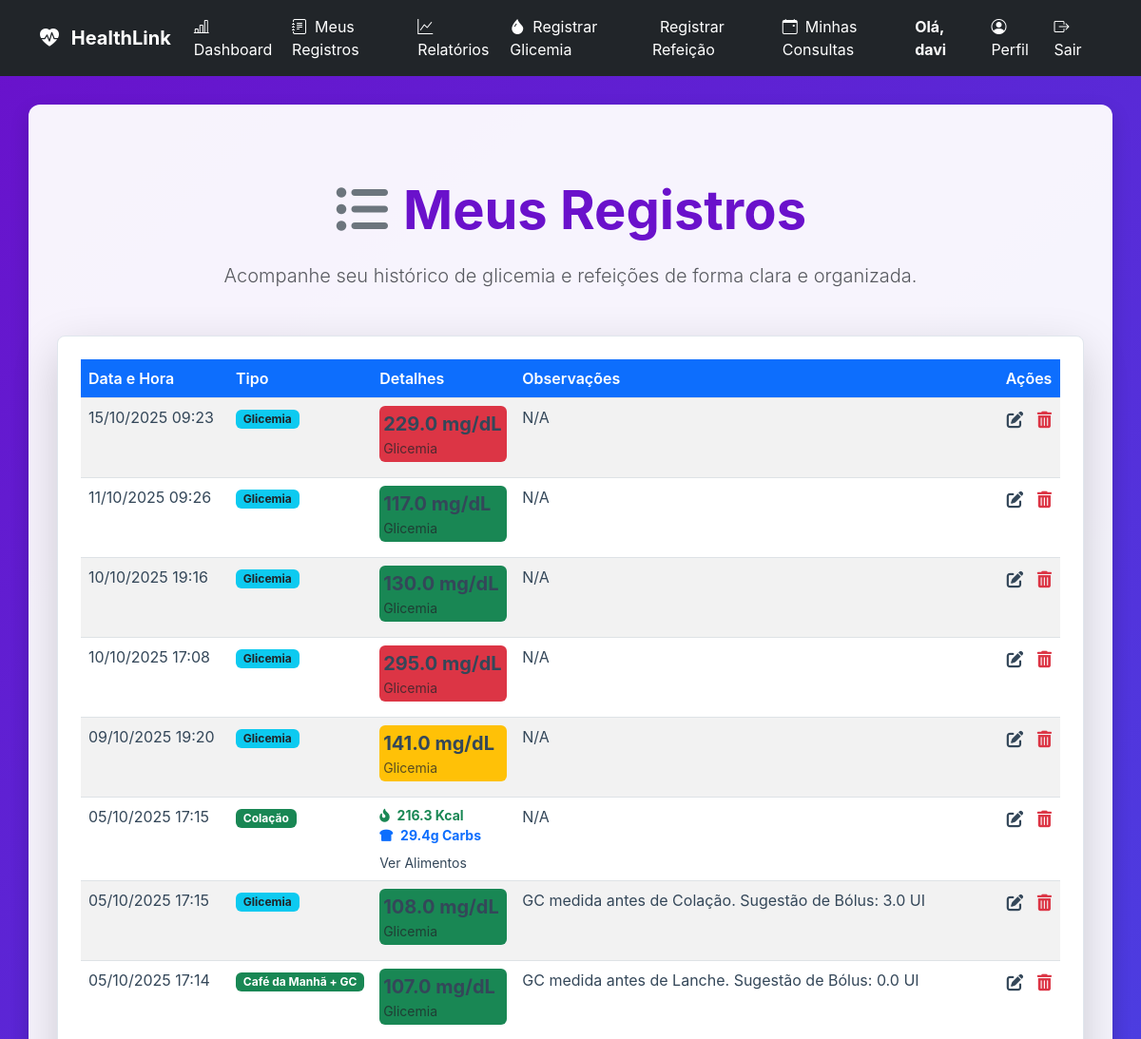
The page /registros (signed in, upper part) on the database as committed earlier.
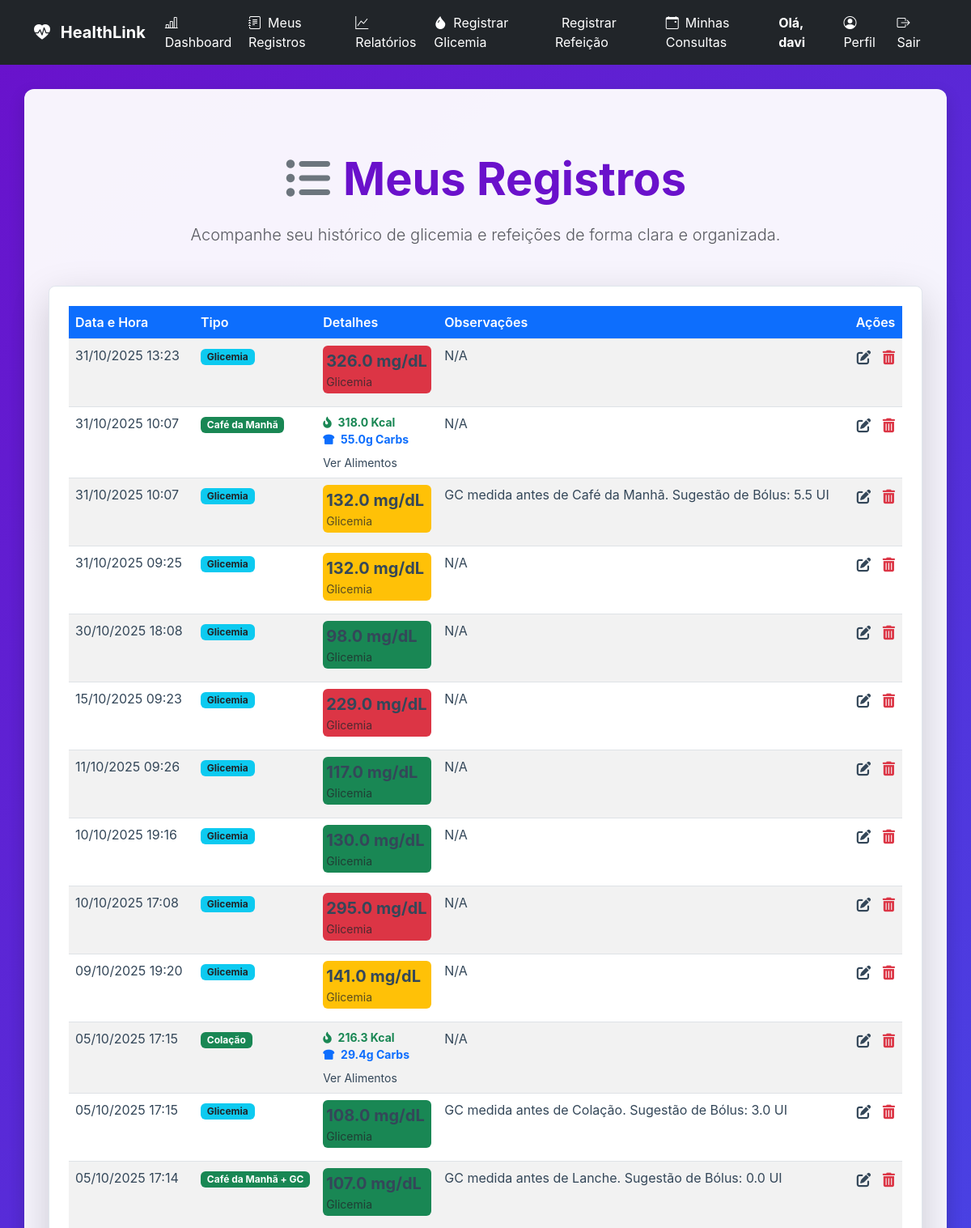
The same page on the database as committed later.
### tables this page shows
CREATE TABLE users (
                    id INTEGER PRIMARY KEY,
                    username TEXT UNIQUE NOT NULL,
                    password_hash TEXT NOT NULL,
                    role TEXT NOT NULL DEFAULT 'paciente',
                    email TEXT,
                    nome TEXT,
                    razao_ic REAL,
                    fator_sensibilidade REAL,
                    data_nascimento TEXT,
                    sexo TEXT
                , nome_completo TEXT, telefone TEXT, medico_id INTEGER, meta_glicemia INTEGER, documento TEXT, crm TEXT, especialidade TEXT, cns TEXT, ric_manha REAL, ric_almoco REAL, ric_jantar REAL, fsi_manha REAL, fsi_almoco REAL, fsi_jantar REAL);

CREATE TABLE registros (
                    id INTEGER PRIMARY KEY,
                    user_id INTEGER NOT NULL,
                    data_hora TEXT NOT NULL,
                    tipo TEXT NOT NULL,
                    valor REAL,
                    observacoes TEXT,
                    alimentos_json TEXT,
                    total_calorias REAL,
                    total_carbs REAL, dose_insulina REAL, dose_aplicada REAL, tipo_medicao TEXT,
                    FOREIGN KEY (user_id) REFERENCES users (id)
                );

CREATE TABLE detalhes_refeicao (
                    registro_id INTEGER PRIMARY KEY,
                    tipo_refeicao TEXT NOT NULL,
                    carboidratos REAL,
                    calorias REAL,
                    alimentos_json TEXT,
                    FOREIGN KEY (registro_id) REFERENCES registros (id)
                );

### app.py (the view)
@app.route('/registros')
@login_required
def registros():
    registros_brutos = db_manager.carregar_registros(current_user.id)
    registros_prontos = formatar_registros_para_exibicao(registros_brutos)
    return render_template(
        'registros.html',
        registros=registros_prontos,
        get_status_class=get_status_class
    )

### app.py (called while the page is built)
def get_status_class(valor_glicemia):
    try:
        valor = float(valor_glicemia)
    except (ValueError, TypeError):
        return 'bg-secondary'
    if valor < 70:
        return 'bg-danger'
    elif 70 <= valor <= 130:
        return 'bg-success'
    elif 130 < valor <= 180:
        return 'bg-warning'
    else:
        return 'bg-danger'

@app.context_processor
def inject_now():
    return {'now': datetime.now}

### database_manager.py (called while the page is built)
    def get_db_connection(self):
        conn = sqlite3.connect(self.db_path)
        conn.execute("PRAGMA foreign_keys = ON;")
        conn.row_factory = sqlite3.Row
        return conn

    def carregar_usuario_por_id(self, user_id):
        conn = self.get_db_connection()
        user_data = conn.execute(
            "SELECT id, username, role, email, nome_completo, razao_ic, fator_sensibilidade, data_nascimento, sexo, telefone, medico_id FROM users WHERE id = ?",
            (user_id,)
        ).fetchone()
        conn.close()
        return dict(user_data) if user_data else None

### models.py (called while the page is built)
    @property
    def is_paciente(self):
        return self.role == 'paciente' or self.role == 'user'

### templates/registros.html (shortened to what this page needs)
{% extends 'base.html' %}
{% block content %}
<div class="container my-5">
    <div class="text-center mb-5">
        <h1 class="display-4 fw-bold">
            <i class="fas fa-list-ul me-3 text-secondary"></i>Meus Registros
        </h1>
        <p class="lead text-muted">Acompanhe seu histórico de glicemia e refeições de forma clara e organizada.</p>
    </div>
    <div class="card p-4 shadow-lg rounded-3">
        <div class="table-responsive">
            <table class="table table-striped table-hover records-table">
                <thead>
                    <tr>
                        <th scope="col" class="text-white bg-primary rounded-top-start">Data e Hora</th>
                        <th scope="col" class="text-white bg-primary">Tipo</th>
                        <th scope="col" class="text-white bg-primary">Detalhes</th>
                        <th scope="col" class="text-white bg-primary">Observações</th>
                        <th scope="col" class="text-white bg-primary rounded-top-end">Ações</th>
                    </tr>
                </thead>
                <tbody>
                    {% if registros %}
                    {% for registro in registros %}
                    <tr>
                        <td>
                            {{ registro.data_hora.strftime('%d/%m/%Y %H:%M') if registro.data_hora else 'N/A' }}
                        </td>
                        <td>
                            {% if registro.is_glicemia and registro.is_refeicao %}
                            <span class="badge bg-success">{{ registro.tipo_exibicao }} + GC</span>
                            {% elif registro.is_glicemia %}
                            <span class="badge bg-info text-dark">{{ registro.tipo_exibicao }}</span>
                            {% elif registro.is_refeicao %}
                            <span class="badge bg-success">{{ registro.tipo_exibicao }}</span>
                            {% else %}
                            {{ registro.tipo }}
                            {% endif %}
                        </td>
                        <td>
                            <div class="d-flex flex-column">
                                {% if registro.is_glicemia %}
                                {% set glicemia_valor = registro.valor | default(0.0) | float %}
                                <div class="glicemia-status {{ get_status_class(glicemia_valor) }} mb-2 p-1 rounded-2">
                                    <span class="fw-bold fs-5">
                                        {{ "{:.1f}".format(glicemia_valor) }} mg/dL
                                    </span>
                                    <small class="text-muted d-block mt-n1">Glicemia</small>
                                </div>
                                {% endif %}
                                {% set total_calorias = registro.total_calorias | default(0.0) | float %}
                                {% set total_carbs = registro.total_carbs | default(0.0) | float %}
                                {% if registro.is_refeicao and (total_calorias > 0 or total_carbs > 0) %}
                                <small class="text-muted
                                    {% if registro.is_glicemia %}mt-2 pt-2 border-top{% endif %}">
                                    <i class="fas fa-fire-alt me-1 text-success"></i>
                                    <span class="fw-bold text-success">{{ "{:.1f}".format(total_calorias) }} Kcal</span>
                                    <br>
                                    <i class="fas fa-bread-slice me-1 text-primary"></i>
                                    <span class="fw-bold text-primary">{{ "{:.1f}".format(total_carbs) }}g Carbs</span>
                                </small>
                                {% set alimentos_json_len = registro.alimentos_json | length if registro.alimentos_json
                                is string else 0 %}
                                {% if registro.alimentos_json is not none and alimentos_json_len > 2 %}
                                <a href="#" class="mt-2 text-decoration-none small" data-bs-toggle="modal"
                                    data-bs-target="#alimentosModal{{ registro.id | string }}">Ver Alimentos</a>
                                {% endif %}
                                {% endif %}
                            </div>
                        </td>
                        <td>{{ registro.observacoes if registro.observacoes else 'N/A' }}</td>
                        <td class="action-buttons text-center">
                            <a href="{{ url_for('editar_registro', id=registro.id) }}"
                                class="btn btn-sm btn-link text-warning p-0 me-2" data-bs-toggle="tooltip"
                                data-bs-placement="top" title="Editar Registro">
                            </a>
                            <form action="{{ url_for('excluir_registro', id=registro.id) }}" method="post"
                                onsubmit="return confirm('Tem certeza que deseja excluir este registro?');"
                                style="display: inline;">
                                <button type="submit" class="btn btn-sm btn-link text-danger p-0"
                                    data-bs-toggle="tooltip" data-bs-placement="top" title="Excluir Registro">
                                </button>
                            </form>
                        </td>
                    </tr>
                    {% endfor %}
                    {% else %}
                    <tr>
                        <td colspan="5" class="text-center text-muted py-4">Nenhum registro encontrado.</td>
                    </tr>
                    {% endif %}
                </tbody>
            </table>
        </div>
    </div>
</div>
{% endblock %}

### templates/base.html (shortened to what this page needs)
<!DOCTYPE html>
<html lang="pt-br">
<head>
    <link href="https://cdn.jsdelivr.net/npm/bootstrap@5.3.0/dist/css/bootstrap.min.css" rel="stylesheet">
    <link href="https://cdn.jsdelivr.net/npm/bootstrap-icons/font/bootstrap-icons.css" rel="stylesheet">
    <link rel="stylesheet" href="https://cdnjs.cloudflare.com/ajax/libs/font-awesome/6.0.0-beta3/css/all.min.css">
    <link rel="stylesheet" href="{{ url_for('static', filename='css/style.css') }}">
</head>
<body>
    <nav class="navbar navbar-expand-lg navbar-dark bg-dark">
        <div class="container">
            <a class="navbar-brand fw-bold" href="{{ url_for('index') }}">
                <i class="bi bi-heart-pulse-fill me-2"></i> HealthLink
            </a>
            <div class="collapse navbar-collapse" id="navbarNav">
                <ul class="navbar-nav me-auto">
                    {% if current_user.is_authenticated %}
                    <li class="nav-item">
                        <a class="nav-link" href="{{ url_for('dashboard') }}">
                            <i class="bi bi-bar-chart-line me-2"></i>Dashboard
                        </a>
                    </li>
                    {% if current_user.is_paciente %}
                    <li class="nav-item">
                        <a class="nav-link" href="{{ url_for('registros') }}">
                            <i class="bi bi-journal-text me-2"></i>Meus Registros
                        </a>
                    </li>
                    <li class="nav-item">
                        <a class="nav-link" href="{{ url_for('relatorios.relatorios_page') }}">
                            <i class="bi bi-graph-up me-2"></i>Relatórios
                        </a>
                    </li>
                    <li class="nav-item">
                        <a class="nav-link" href="{{ url_for('registrar_glicemia') }}">
                            <i class="bi bi-droplet-fill me-2"></i>Registrar Glicemia
                        </a>
                    </li>
                    <li class="nav-item">
                        <a class="nav-link" href="{{ url_for('registrar_refeicao') }}">
                            Registrar Refeição
                        </a>
                    </li>
                    <li class="nav-item">
                        <a class="nav-link" href="{{ url_for('minhas_consultas') }}">
                            <i class="bi bi-calendar-event me-2"></i>Minhas Consultas
                        </a>
                    </li>
                    {% endif %}
                    {% endif %}
                </ul>
                <ul class="navbar-nav">
                    {% if current_user.is_authenticated %}
                    <li class="nav-item me-3 d-flex align-items-center">
                        <span class="navbar-text text-white fw-bold">
                            Olá, {{ current_user.username or current_user.nome_completo }}
                        </span>
                    </li>
                    <li class="nav-item">
                        <a class="nav-link" href="{{ url_for('perfil_paciente', paciente_id=current_user.id) }}">
                            <i class="bi bi-person-circle me-2"></i>Perfil
                        </a>
                    </li>
                    <li class="nav-item">
                        <a class="nav-link text-danger" href="{{ url_for('logout') }}">
                            <i class="bi bi-box-arrow-right me-2"></i>Sair
                        </a>
                    </li>
                    {% endif %}
                </ul>
            </div>
        </div>
    </nav>
    <main id="main-content">
        <div class="container">
            {% block content %}
            {% endblock %}
        </div>
    </main>
</body>
</html>

### static/css/style.css (style rules this page uses)
:root { --primary-color: #007bff; --accent-color: #6a11cb; --text-dark: #344759; --text-light: white; --gradient-bg: linear-gradient(135deg, #6a11cb 0%, #2575fc 100%); --success-color: #28a745; --danger-color: #dc3545; --info-color: #17a2b8; --shadow-sm: 0 2px 4px rgba(0, 0, 0, 0.1); --shadow-lg: 0 8px 20px rgba(0, 0, 0, 0.15); }
body, html { margin: 0; padding: 0; height: 100%; font-family: -apple-system, BlinkMacSystemFont, "Segoe UI", Roboto, "Helvetica Neue", Arial, sans-serif; color: var(--text-dark); }
#app-wrapper, body { background: var(--gradient-bg); min-height: 100vh; }
#main-content { background-color: rgba(255, 255, 255, 0.95); border-radius: 12px; box-shadow: var(--shadow-lg); padding: 30px; margin: 30px auto 50px auto; max-width: 1200px; width: 95%; display: block; }
#main-content .container { max-width: 100%; width: 100%; margin-top: 0; padding: 0; background-color: transparent; }
.navbar-nav .nav-link, .navbar-brand { color: var(--text-light) !important; }
h1, h2, h3 { color: var(--accent-color); margin-top: 0; margin-bottom: 20px; }
.card { background-color: white; border: 1px solid #e0e6ed; border-radius: 8px; box-shadow: var(--shadow-sm); padding: 20px; margin-bottom: 20px; }
.table th { background-color: var(--accent-color); color: white; font-weight: bold; }
.table td { color: var(--text-dark); }
.card a, .card h6, .card p { color: var(--text-dark) !important; background: transparent !important; }
.table thead { background-color: #5d2590; }
.table th { color: white; font-weight: 600; }

Rows that differ between the two databases and show on the page:
added registros: data_hora "31/10/2025 13:23", tipo_exibicao "Glicemia", valor "326.0", observacoes "N/A"
added detalhes_refeicao: data_hora "31/10/2025 10:07", tipo_exibicao "Café da Manhã", calorias "318.0", carboidratos "55.0", observacoes "N/A"
added registros: data_hora "31/10/2025 10:07", tipo_exibicao "Glicemia", valor "132.0", observacoes "GC medida antes de Café da Manhã. Sugestão de Bólus: 5.5 UI"
added registros: data_hora "31/10/2025 09:25", tipo_exibicao "Glicemia", valor "132.0", observacoes "N/A"
added registros: data_hora "30/10/2025 18:08", tipo_exibicao "Glicemia", valor "98.0", observacoes "N/A"
